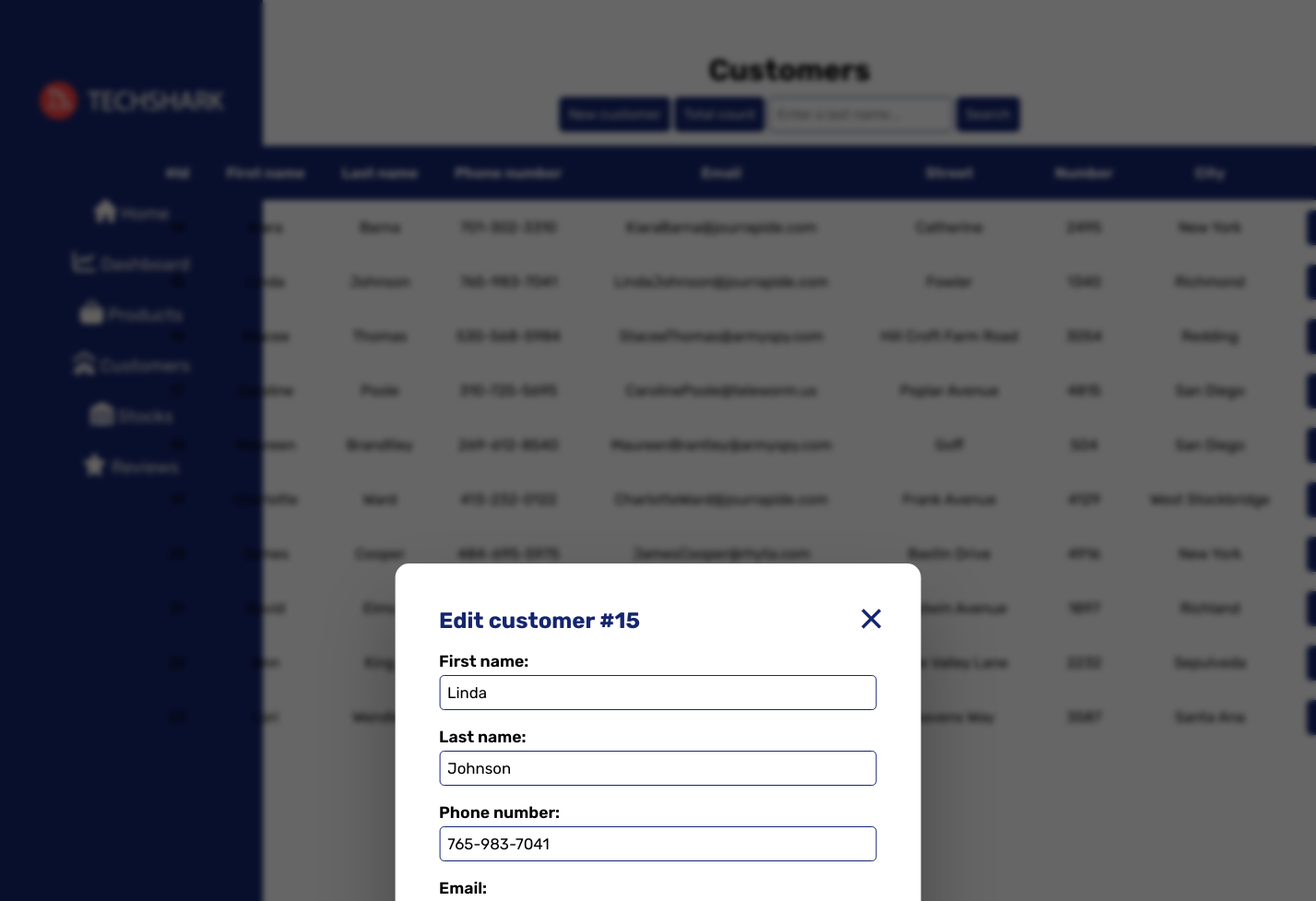
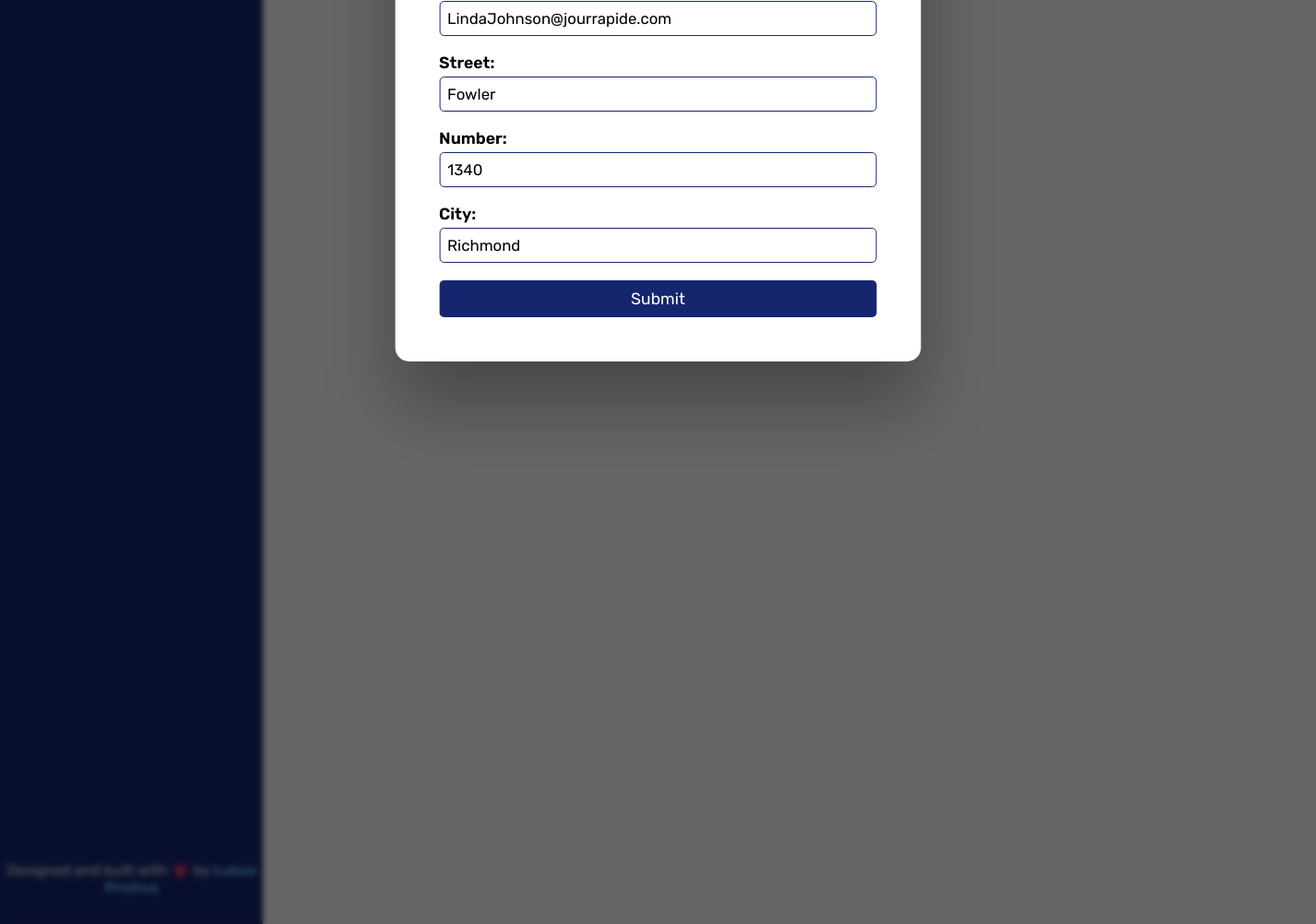
The page /pages/customers.php?edit=15 on the database its author committed (2 pictures, top to bottom).
### tables this page shows
CREATE TABLE `customer` (
  `id` int(11) NOT NULL,
  `first_name` varchar(255) NOT NULL,
  `last_name` varchar(255) NOT NULL,
  `phone_number` varchar(20) NOT NULL,
  `email` varchar(255) NOT NULL,
  `street` varchar(255) NOT NULL,
  `number` int(11) NOT NULL,
  `city_id` int(11) NOT NULL
);

CREATE TABLE `city` (
  `id` int(11) NOT NULL,
  `name` varchar(255) NOT NULL
);

### database/functions.php (the view, shortened to what this page needs)
<?php
    function fetch_customers_data() {
        $result = fetch_data("SELECT
                    cu.id AS customer_id,
                    first_name,
                    last_name,
                    phone_number,
                    email,
                    street,
                    number,
                    name
                FROM customer cu
                INNER JOIN city c
                ON cu.city_id = c.id
                ");
        return transform_data_to_table($result);
    }
    function transform_data_to_table($result) {
        $data = "";
        if($result->num_rows > 0) {
            while($row = $result->fetch_assoc()) {
                $id = $row["customer_id"];
                $fname = $row["first_name"];
                $lname = $row["last_name"];
                $phone = $row["phone_number"];
                $email = $row["email"];
                $street = $row["street"];
                $number = $row["number"];
                $city_name = $row["name"];
                $data .= "
                <tr>
                    <td>$id</td>
                    <td>$fname</td>
                    <td>$lname</td>
                    <td>$phone</td>
                    <td>$email</td>
                    <td>$street</td>
                    <td>$number</td>
                    <td>$city_name</td>
                    <td class='action'>
                    <a href='?edit=$id' class='btn btn-edit'>Edit</a>
                    <a href='?delete=$id' class='btn btn-delete'>Delete</a>
                    </td>
                </tr>
                ";
            }
        }
        return $data;
    }
    function fetch_data_by_id($id) {
        $result = fetch_data("SELECT
                    cu.id AS customer_id,
                    first_name,
                    last_name,
                    phone_number,
                    email,
                    street,
                    number,
                    name
                FROM customer cu
                INNER JOIN city c
                ON cu.city_id = c.id
                WHERE cu.id = $id");
        return $result->fetch_assoc();
    }
    function fetch_data($sql) {
        include "../database/connection.php";
        $result = $conn->query($sql);
        return $result;
    }
?>

### database/actions.php (shortened to what this page needs)
<?php
    include "../database/functions.php";
    if(isset($_GET["edit"])) {
        $id = $_GET["edit"];
        $data = fetch_data_by_id($id);
        $fname = $data["first_name"];
        $lname = $data["last_name"];
        $phone = $data["phone_number"];
        $email = $data["email"];
        $street = $data["street"];
        $number = $data["number"];
        $city_name = $data["name"];
        echo "
        <div class='modal modal-edit'>
            <button class='btn-close btn-close-edit'>&times;</button>
            <h2>Edit customer #$id</h2>
            <form method='post'>
                <label for='fname_edit'>First name:</label><br>
                <input type='text' name='fname' id='fname_edit' value=$fname spellcheck='true' required><br>
                <label for='lname_edit'>Last name:</label><br>
                <input type='text' name='lname' id='lname_edit' value=$lname spellcheck='true'  required><br>
                <label for='phone_number_edit'>Phone number:</label><br>
                <input type='text' name='phone_number' id='phone_number_edit' value=$phone required><br>
                <label for='email_edit'>Email:</label><br>
                <input type='email' name='email' id='email_edit' value=$email required><br>
                <label for='street_edit'>Street:</label><br>
                <input type='text' name='street' id='street_edit' value=$street spellcheck='true' required><br>
                <label for='number_edit'>Number:</label><br>
                <input type='number' name='number' id='number_edit' min=0 value=$number required><br>
                <label for='city_edit'>City:</label><br>
                <input type='text' name='city' id='city_edit' value=$city_name spellcheck='true' required><br>
                <input type='submit' class='btn btn-submit' name='edit' value='Submit'>
            </form>
        </div>
        <div class='overlay'></div>
        ";
    }
?>

### css/style.css (style rules this page uses)
* { margin: 0; padding: 0; }
body { background: #ffffff; font-family: "Rubik", sans-serif; background-image: none; background-color: transparent; }
.db-output th, .db-output td, .db-output tr { padding: 20px; text-align: center; border: none; }
.btn { background-color: #15266f; color: #ffffff; padding: 10px; border-radius: 5px; font-size: 15px; border: none; font-family: "Rubik", sans-serif; text-decoration: none; }
.modal { position: fixed; top: 50%; left: 50%; -webkit-transform: translate(-50%, -50%); transform: translate(-50%, -50%); width: 40%; background-color: #ffffff; padding: 3rem; border-radius: 15px; -webkit-box-shadow: 0 3rem 5rem rgba(0, 0, 0, 0.3); box-shadow: 0 3rem 5rem rgba(0, 0, 0, 0.3); -webkit-box-sizing: border-box; box-sizing: border-box; z-index: 10; }
.modal h2 { color: #15266f; }
.modal form { color: #000000; font-weight: 600; margin-top: 20px; }
.modal form input[type='text'], .modal form input[type='email'], .modal form input[type='number'], .modal form textarea { font-family: "Rubik", sans-serif; width: 100%; display: block; padding: 8px; -webkit-box-sizing: border-box; box-sizing: border-box; outline: none; font-size: 1.05rem; border-radius: 5px; border: 1px solid #15266f; margin-top: 5px; }
.modal form label { font-size: 1.1rem; }
.btn-close { position: absolute; top: 2rem; right: 2.5rem; font-size: 3rem; color: #15266f; cursor: pointer; border: none; background: none; outline: none; }
.btn-submit, .btn-submit-review { width: 100%; border: none; font-size: 1.1rem; }

### rows shown on the page
customer: fname "Linda", lname "Johnson", phone_number "765-983-7041", email "LindaJohnson@jourrapide.com", street "Fowler", number "1340", city "Richmond", first_name "Linda", last_name "Johnson", city.name "Richmond"
customer: first_name "Kiara", last_name "Barna", phone_number "701-302-3310", email "KiaraBarna@jourrapide.com", street "Catherine", number "2495", city.name "New York"
customer: first_name "Stacee", last_name "Thomas", phone_number "530-568-5984", email "StaceeThomas@armyspy.com", street "Hill Croft Farm Road", number "3054", city.name "Redding"
customer: first_name "Caroline", last_name "Poole", phone_number "310-725-5695", email "CarolinePoole@teleworm.us", street "Poplar Avenue", number "4815", city.name "San Diego"
customer: first_name "Maureen", last_name "Brandtley", phone_number "269-612-8540", email "MaureenBrantley@armyspy.com", street "Goff", number "504", city.name "San Diego"
customer: first_name "Charlotte", last_name "Ward", phone_number "413-232-0122", email "CharlotteWard@jourrapide.com", street "Frank Avenue", number "4129", city.name "West Stockbridge"
customer: first_name "James", last_name "Cooper", phone_number "484-695-5975", email "JamesCooper@rhyta.com", street "Bastin Drive", number "4916", city.name "New York"
customer: first_name "David", street "Goodwin Avenue", number "1897", city.name "Richland"
customer: first_name "Ann", last_name "King", street "Quite Valley Lane", number "2232", city.name "Sepulveda"
customer: first_name "Lori", last_name "Wendler", street "Heavens Way", number "3587", city.name "Santa Ana"

### other values the page prints
$id "15"
